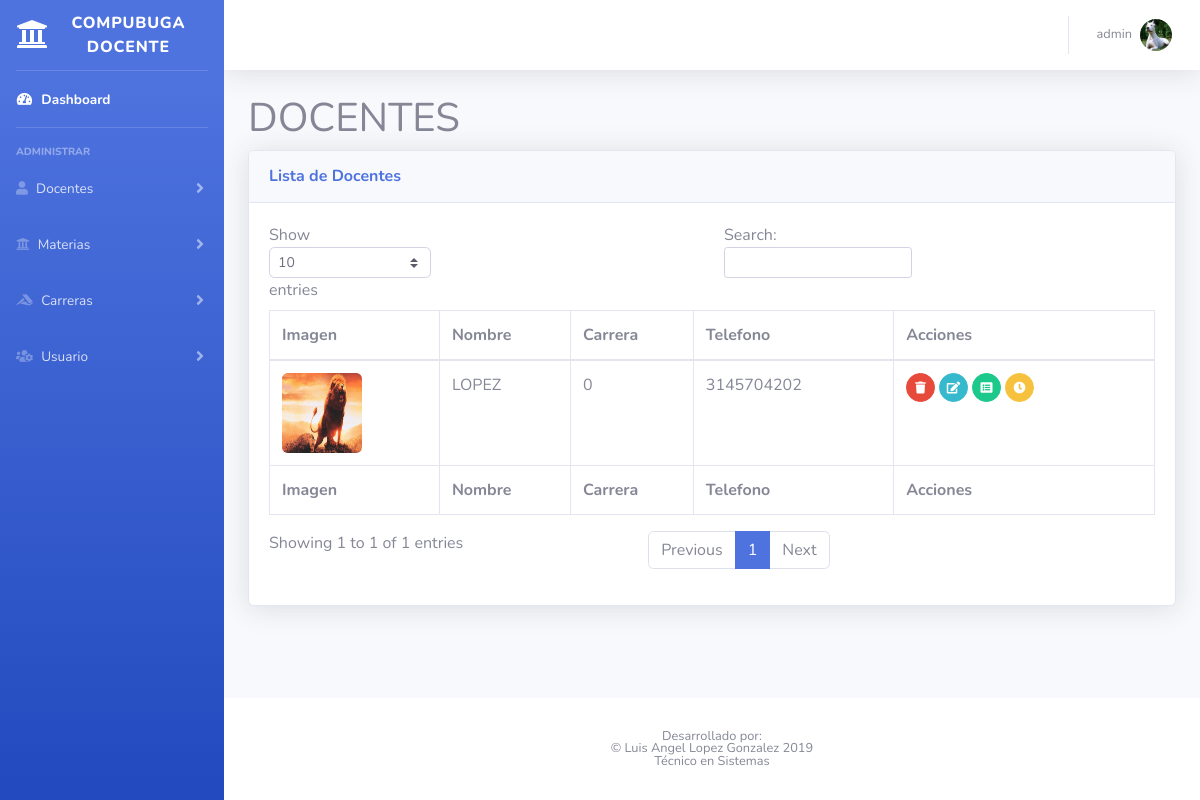
Page /docente/docenteAdministrarVista.php (signed in) on the committed database.
### tables this page shows
CREATE TABLE `docentes` (
  `id` int(11) NOT NULL,
  `nombre` varchar(100) NOT NULL,
  `carrera` int(11) NOT NULL,
  `telefono` varchar(20) NOT NULL,
  `foto` varchar(500) NOT NULL,
  `documento` varchar(10) NOT NULL,
  `fecha` date NOT NULL,
  `direccion` varchar(50) NOT NULL
);

### docente/docenteModelo.php (called while the page is built, shortened)
<?php
include_once '../conexion.php';
    class docenteModelo
    {
        function mostrarTodos(){
            global $link;
            $consulta = "SELECT * FROM `docentes`";
            $query = mysqli_query($link, $consulta);
            return $query;
        }
    }
?>

### docente/docenteAdministrarVista.php (the view, shortened to what this page needs)
<!DOCTYPE html>
<html lang="en">
    <head>
        <link href="../vendor/fontawesome-free/css/all.min.css" rel="stylesheet" type="text/css">
        <link href="../css/sb-admin-2.min.css" rel="stylesheet">
    </head>
    <body id="page-top">
        <div id="wrapper">
            <?php
            include_once '../componets/menu.php';
            ?>
            <div id="content-wrapper" class="d-flex flex-column">
                <div id="content">
                    <?php
                    include_once '../componets/navBar.php';
                    ?>
                    <div class="container">
                        <h1>DOCENTES</h1>
                        <div class="card shadow mb-4">
                            <div class="card-header py-3">
                                <h6 class="m-0 font-weight-bold text-primary">Lista de Docentes</h6>
                            </div>
                            <div class="card-body">
                                <div class="table-responsive">
                                    <table class="table table-bordered" id="dataTable" width="100%" cellspacing="0">
                                        <thead>
                                            <tr>
                                                <th>Imagen</th>
                                                <th>Nombre</th>
                                                <th>Carrera</th>
                                                <th>Telefono</th>
                                                <th>Acciones</th>
                                            </tr>
                                        </thead>
                                        <tfoot>
                                            <tr>
                                                <th>Imagen</th>
                                                <th>Nombre</th>
                                                <th>Carrera</th>
                                                <th>Telefono</th>
                                                <th>Acciones</th>
                                            </tr>
                                        </tfoot>
                                        <tbody>
                                            <?php
                                            include_once "docenteModelo.php";
                                            $docenteModelo = new docenteModelo();
                                            $result = $docenteModelo->mostrarTodos();
                                            while ($fila = mysqli_fetch_array($result)) {
                                                if ($fila != NULL) {
                                                    echo '<tr>
                                            <td> <img src="' . $fila['foto'] . '" class="rounded float-left" width="80" height="80" ></td>
                                            <td>' . $fila['nombre'] . '</td>
                                            <td>' . $fila['carrera'] . '</td>
                                            <td>' . $fila['telefono'] . '</td>
                <td>
               <a href="#" onclick="eliminarModal(' . $fila['id'] . ')" class="btn btn-danger btn-circle btn-sm" data-toggle="tooltip" data-placement="bottom" title="Eliminar">
                <i class="fas fa-trash"></i>
                </a>
                <a href="#" class="btn btn-info btn-circle btn-sm" data-toggle="tooltip" data-placement="bottom" title="Modificar">
                <i class="fas fa-edit"></i>
                </a>
                <a href="#" class="btn btn-success  btn-circle btn-sm" data-toggle="modal" data-target="#modalAsignar" title="Asignar Materia">
                <i class="fas fa-list-alt"></i>
                </a>
                <button class="btn btn-warning  btn-circle btn-sm" data-toggle="modal" data-target="#exampleModal" title="Asignar Disponibilidad">
                <i class="fas fa-clock"></i>
                </button>
                </td>
                </tr>';
                                                }
                                            }
                                            ?>
                                        </tbody>
                                    </table>
                                </div>
                            </div>
                        </div>
                    </div>
                </div>
                <?php
                include_once '../componets/footer.php';
                ?>
            </div>
        </div>
    </body>
</html>

### rows in the picture
docentes: foto (picture), nombre "LOPEZ", carrera "0", telefono "3145704202"

### other values in the picture
$_SESSION['nombreUsuario'] "admin"
